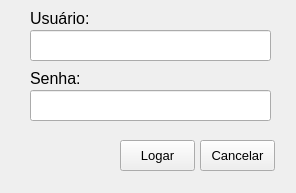
<?xml version="1.0" encoding="UTF-8"?>
<ui version="4.0">
 <class>MainWindow</class>
 <widget class="QMainWindow" name="MainWindow">
  <property name="windowModality">
   <enum>Qt::NonModal</enum>
  </property>
  <property name="enabled">
   <bool>true</bool>
  </property>
  <property name="geometry">
   <rect>
    <x>0</x>
    <y>0</y>
    <width>296</width>
    <height>193</height>
   </rect>
  </property>
  <property name="sizePolicy">
   <sizepolicy hsizetype="Preferred" vsizetype="Preferred">
    <horstretch>0</horstretch>
    <verstretch>0</verstretch>
   </sizepolicy>
  </property>
  <property name="minimumSize">
   <size>
    <width>296</width>
    <height>193</height>
   </size>
  </property>
  <property name="maximumSize">
   <size>
    <width>296</width>
    <height>193</height>
   </size>
  </property>
  <property name="font">
   <font>
    <pointsize>12</pointsize>
   </font>
  </property>
  <property name="windowTitle">
   <string>Login</string>
  </property>
  <property name="inputMethodHints">
   <set>Qt::ImhNone</set>
  </property>
  <widget class="QWidget" name="centralwidget">
   <widget class="QPushButton" name="btnlogin">
    <property name="geometry">
     <rect>
      <x>120</x>
      <y>140</y>
      <width>75</width>
      <height>31</height>
     </rect>
    </property>
    <property name="font">
     <font>
      <pointsize>10</pointsize>
     </font>
    </property>
    <property name="text">
     <string>Logar</string>
    </property>
   </widget>
   <widget class="QPushButton" name="btnexit">
    <property name="geometry">
     <rect>
      <x>200</x>
      <y>140</y>
      <width>75</width>
      <height>31</height>
     </rect>
    </property>
    <property name="font">
     <font>
      <pointsize>10</pointsize>
     </font>
    </property>
    <property name="text">
     <string>Cancelar</string>
    </property>
   </widget>
   <widget class="QLineEdit" name="lineuser">
    <property name="geometry">
     <rect>
      <x>30</x>
      <y>30</y>
      <width>241</width>
      <height>31</height>
     </rect>
    </property>
    <property name="font">
     <font>
      <pointsize>12</pointsize>
     </font>
    </property>
   </widget>
   <widget class="QLineEdit" name="linekey">
    <property name="geometry">
     <rect>
      <x>30</x>
      <y>90</y>
      <width>241</width>
      <height>31</height>
     </rect>
    </property>
    <property name="font">
     <font>
      <pointsize>12</pointsize>
     </font>
    </property>
   </widget>
   <widget class="QLabel" name="label">
    <property name="geometry">
     <rect>
      <x>30</x>
      <y>10</y>
      <width>71</width>
      <height>16</height>
     </rect>
    </property>
    <property name="text">
     <string>Usuário:</string>
    </property>
   </widget>
   <widget class="QLabel" name="label_2">
    <property name="geometry">
     <rect>
      <x>30</x>
      <y>70</y>
      <width>71</width>
      <height>16</height>
     </rect>
    </property>
    <property name="text">
     <string>Senha:</string>
    </property>
   </widget>
  </widget>
 </widget>
 <tabstops>
  <tabstop>lineuser</tabstop>
  <tabstop>linekey</tabstop>
  <tabstop>btnlogin</tabstop>
  <tabstop>btnexit</tabstop>
 </tabstops>
 <resources/>
 <connections/>
</ui>
